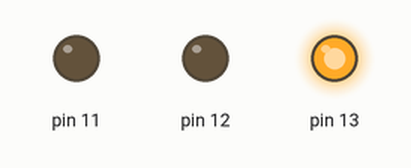
Simulated run of this sketch. Board: Arduino Uno, built with avr-gcc and run on an emulated ATmega328P. Shown: output pins drawn as LEDs (lit = HIGH).

Above: at 0.12 s.
At 0.57 s:
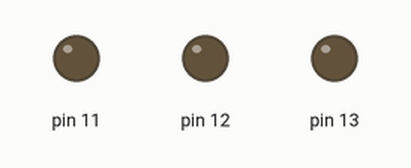
At 1.32 s:
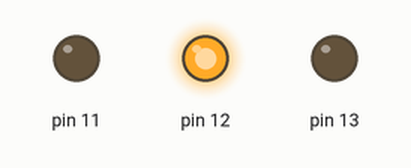
At 2.52 s:
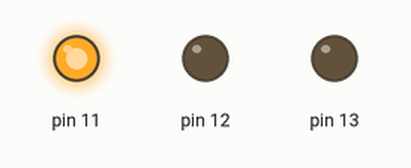
Timing chart, 0 to 3.0 s (numbered marks = the images above):
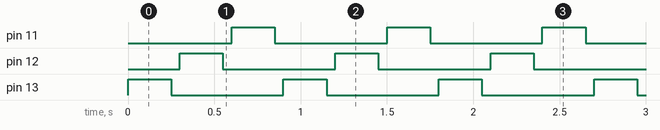

Measured:
- by itself, pin 11–13: alternates HIGH for 0.25 s and LOW for 0.65 s
- by itself, everything shown: repeats every 0.90 s, in 6 steps

The sketch:

ledtest.ino
```cpp
void setup()
{
  pinMode(13, OUTPUT);
  pinMode(12, OUTPUT);
  pinMode(11, OUTPUT);
}

void loop()
{
  digitalWrite(13, HIGH);
  delay(250);
  digitalWrite(13, LOW);
  delay(50);
  digitalWrite(12, HIGH);
  delay(250);
  digitalWrite(12, LOW);
  delay(50);
  digitalWrite(11, HIGH);
  delay(250);
  digitalWrite(11, LOW);
  delay(50);
}
```
